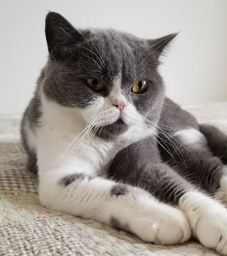
#> input picture 096-floyd-steinberg/kiki.png, 227 x 256 px, shrunk from 622 x 700 before the run, found by its file name
$ python cres-rgb.py
#> lines starting #> are read from the running program, lines starting #| are printed output that depends on the picture
# Day 96: Floyd-Steinberg

from PIL import Image
import copy

def dithering(rgb_matrix, interval):
    width = len(rgb_matrix[0])
    height = len(rgb_matrix)
    mtx = copy.deepcopy(rgb_matrix)
    for i in range(3):
        for y in range(height):
            for x in range(width):
                old_value = mtx[y][x][i]
                new_value = find_closest_value(old_value, interval)
                mtx[y][x][i] = new_value
                quant_error = old_value - new_value
                if x + 1 < width:
                    # right pixel
                    mtx[y][x+1][i] = mtx[y][x+1][i] + quant_error * 7 / 16

                if x - 1 >= 0 and y + 1 < height:
                    # botton left pixel
                    mtx[y+1][x-1][i] = mtx[y+1][x-1][i] + quant_error * 3 / 16

                if y + 1 < height:
                    # botton pixel
                    mtx[y+1][x][i] = mtx[y+1][x][i] + quant_error * 5 / 16

                if x + 1 < width and y + 1 < height:
                    # botton right pixel
                    mtx[y+1][x+1][i] = mtx[y+1][x+1][i] + quant_error * 1 / 16
    return mtx


def get_pixel_map(image_path):
#> called with image_path = '096-floyd-steinberg/kiki.png'
    im = Image.open(image_path, 'r')
#> im is the input picture: PIL image 227x256 RGB; mean R, G, B 157.7, 151.8, 145.5
    width, height = im.size
#> width = 227; height = 256
    pixels = list(im.getdata())
#> pixels = 58112 items
    pixel_map = [pixels[i:i + width] for i in range(0, len(pixels), width)]
#> pixel_map = 256 items
    for i in range(height):
        for j in range(width):
            pixel = pixel_map[i][j]
            pixel_map[i][j] = [pixel[0]/255, pixel[1]/255, pixel[2]/255]
    return pixel_map


def find_closest_value(value, interval):
    candidates = [i / interval for i in range(interval+1)]
    return min(candidates, key=lambda x:abs(x-value))


def process_image(image_path, output_path, color_interval):
    pixel_map = get_pixel_map(image_path)
#> pixel_map = 256 items
    dithered_pixel_map = dithering(pixel_map, color_interval)
#> in dithering, `width = len(rgb_matrix[0])`: width = 227
#> in dithering, `height = len(rgb_matrix)`: height = 256
#> in dithering, `mtx = copy.deepcopy(rgb_matrix)`: mtx = 256 items
#> dithered_pixel_map = 256 items

    height = len(dithered_pixel_map)
#> height = 256
    width = len(dithered_pixel_map[0])
#> width = 227

    new_image = Image.new('RGB', (width, height))
#> new_image: PIL image 227x256 RGB; every value is 0
    pixels = new_image.load()
    for y in range(height):
        for x in range(width):
            r = round(dithered_pixel_map[y][x][0] * 255)
            g = round(dithered_pixel_map[y][x][1] * 255)
            b = round(dithered_pixel_map[y][x][2] * 255)
            pixels[x, y] = (r, g, b)
    new_image.save(output_path)
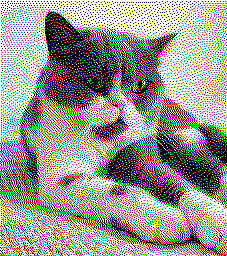
#> saved as kiki-dithered-rgb.png: PIL image 227x256 RGB; mean R, G, B 157.9, 152, 145.6


process_image("096-floyd-steinberg/kiki.png", "096-floyd-steinberg/kiki-dithered-rgb.png", 1)

$ run again, with 096-floyd-steinberg/pyu.png copied over 096-floyd-steinberg/kiki.png
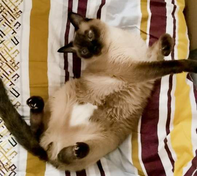
#> input picture 096-floyd-steinberg/pyu.png, 197 x 176 px, shrunk from 539 x 481 before the run, found by its file name
#> in get_pixel_map, im is the input picture: PIL image 197x176 RGB; mean R, G, B 150.6, 125.8, 95.9
#> pixels = 34672 items
#> in get_pixel_map, `pixel_map = [pixels[i:i + width] for i in range(0, len(pixels), width)]`: pixel_map = 176 items
#> in dithering, `width = len(rgb_matrix[0])`: width = 197
#> in dithering, `height = len(rgb_matrix)`: height = 176
#> mtx = 176 items
#> in process_image, `height = len(dithered_pixel_map)`: height = 176
#> in process_image, `width = len(dithered_pixel_map[0])`: width = 197
#> new_image: PIL image 197x176 RGB; every value is 0
#> in process_image, `new_image.save(output_path)`:
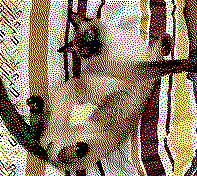
#> saved as kiki-dithered-rgb.png: PIL image 197x176 RGB; mean R, G, B 150.7, 125.8, 95.8
